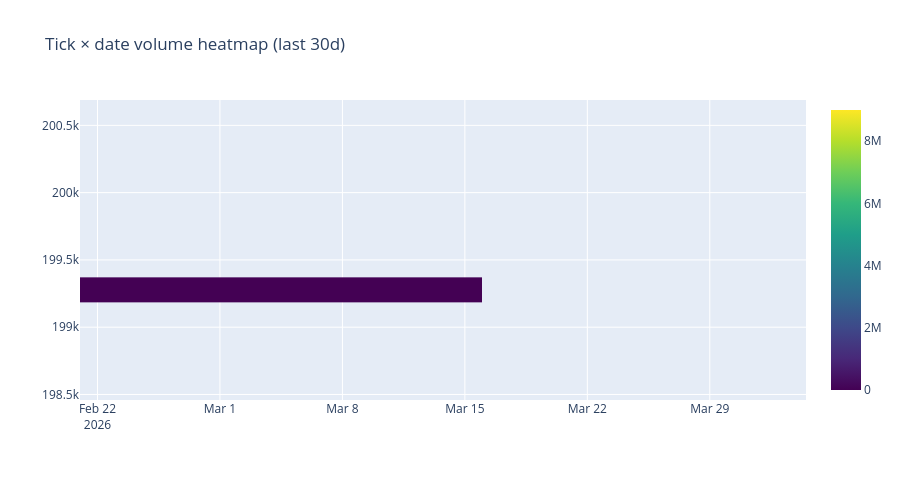

Write notebook code for a chart like this one.
### Markdown cell above
**QA purpose**: tick × time × volume heatmap — detect missing tick observations (white columns) or weird hot rows.

### Code cell
heat = db.read_query(f"""
SELECT date, tick, time_seconds, volume_token0_equiv
FROM mart_tick_daily
WHERE lower(pool) = lower('{POOL}')
  AND date >= toDate('{START_DATE_30D}') AND date <= toDate('{END_DATE}')
""")
if heat.height > 0:
    pivot = heat.pivot(values="volume_token0_equiv", index="tick", on="date", aggregate_function="sum").fill_null(0)
    z = pivot.drop("tick").to_numpy()
    fig = go.Figure(go.Heatmap(z=z, x=[c for c in pivot.columns if c != "tick"], y=pivot["tick"].to_list(), colorscale="Viridis"))
    fig.update_layout(height=480, title_text="Tick × date volume heatmap (last 30d)")
    fig.show()
else:
    print("⚠ mart_tick_daily empty in window")

### Figure 1 — Plotly figure (JSON) as saved in the notebook; plotly's stock layout.template omitted (floating-point values rounded to 4 significant figures; data arrays with more than 128 entries replaced by an {"elided": "..."} marker saying what was removed)
{"data": [{"colorscale": [[0, "#440154"], [0.1111, "#482878"], [0.2222, "#3e4989"], [0.3333, "#31688e"], [0.4444, "#26828e"], [0.5556, "#1f9e89"], [0.6667, "#35b779"], [0.7778, "#6ece58"], [0.8889, "#b5de2b"], [1, "#fde725"]], "type": "heatmap", "x": ["2026-03-21", "2026-03-31", "2026-03-16", "2026-03-10", "2026-03-17", "2026-03-18", "2026-03-30", "2026-03-22", "2026-04-02", "2026-04-03", "2026-03-26", "2026-03-19", "2026-03-08", "2026-03-09", "2026-03-15", "2026-03-12", "2026-03-13", "2026-03-23", "2026-03-27", "2026-03-20", "2026-04-05", "2026-03-11", "2026-03-14", "2026-03-29", "2026-03-25", "2026-04-01", "2026-04-06", "2026-03-24", "2026-03-28", "2026-04-04", "2026-03-07"], "y": {"elided": "2152 int values"}, "z": {"elided": "2152x31 float values"}}], "layout": {"height": 480, "title": {"text": "Tick × date volume heatmap (last 30d)"}}}
